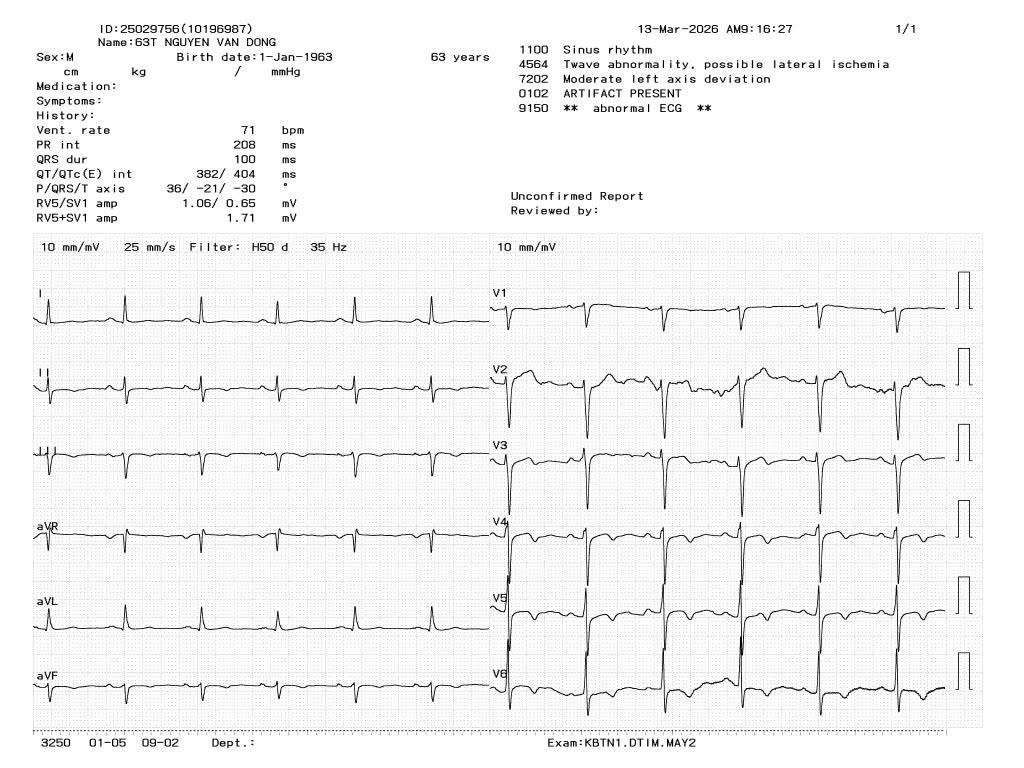
#> input picture ecg_samples/dongA_2.jpg, 1024 x 768 px
$ python -i ecg_engine.py   (imports and definitions only)
#> lines starting #> are read from the running program, lines starting #| are printed output that depends on the picture; after the words box and inside, x2 and y2 are one past the last pixel; in counts of white or black regions, pixels touching at a corner belong together
#> further down, picture is the input picture: shape (768, 1024, 3); min 0, max 255, mean 244.1
"""
ecg_engine.py — Số hóa ảnh ECG (Mức 1: trích tín hiệu + vẽ lại)

ĐỊNH VỊ AN TOÀN (bắt buộc đọc trước khi mở rộng file này):
  - Đây là TRỰC QUAN HÓA HỖ TRỢ, KHÔNG phải máy chẩn đoán.
  - File này CHỈ trích xuất đường tín hiệu từ ảnh để vẽ lại rõ hơn cho bác sĩ
    xem — KHÔNG đưa ra bất kỳ kết luận lâm sàng nào (không "AFib", không "nhịp
    chậm", không gì tự gán nhãn bệnh).
  - Mọi output đều phải đi kèm nhãn "cần bác sĩ xác nhận" ở phía hiển thị (FE),
    không phải ở file này.

KIẾN TRÚC 3 MỨC (xem mục 10 file tóm tắt dự án):
  Mức 1 (FILE NÀY): đọc ảnh -> tách lưới -> trích cột pixel -> làm mượt -> signal[]
  Mức 2 (CHƯA LÀM): detect đỉnh R (scipy.signal.find_peaks) -> nhịp tim ước tính
  Mức 3 (CHƯA LÀM, rủi ro cao): cờ "nghi ngờ nhịp không đều, cần xác nhận"

TRẠNG THÁI: chưa có ảnh ECG thật (anh Tấn sẽ gửi mẫu). Để pipeline chạy được
ngay và FE có dữ liệu test, file này có thêm generate_synthetic_ecg() tự vẽ
một ảnh ECG giả (sóng PQRST gần đúng dạng + lưới hồng) bằng OpenCV. Khi có ảnh
thật, CHỈ cần tinh chỉnh các ngưỡng màu/biên độ trong digitize_ecg_image(),
không cần đổi kiến trúc.
"""
from typing import Optional
import base64

import numpy as np
import cv2
from scipy.signal import savgol_filter, find_peaks

# ─── HẰNG SỐ CHUẨN GIẤY ECG (nguồn: "Đọc Điện Tâm Đồ Dễ Hơn" - BS Nguyễn Tôn
# Kinh Thi). Tốc độ giấy 25mm/s là mặc định lâm sàng phổ biến nhất; có thể đổi
# 50mm/s khi cần độ phân giải cao hơn, nhưng KHÔNG tự suy luận được tốc độ
# thật từ ảnh nếu không có ghi chú trên ảnh — mặc định 25mm/s khi không rõ.
PAPER_SPEED_MM_PER_S = 25.0
SMALL_SQUARE_MM = 1.0   # 1 ô nhỏ = 1mm = 0.04s ở tốc độ chuẩn
LARGE_SQUARE_MM = 5.0   # 1 ô lớn = 5mm = 0.20s ở tốc độ chuẩn (5 ô nhỏ)
# Ngưỡng "nhịp xoang đều" theo sách: PP dài nhất - PP ngắn nhất < 0.16s. Đây
# là ngưỡng TUYỆT ĐỐI (giây), không phải %, nên ý nghĩa thay đổi theo nhịp tim
# nền — sách không cho ngưỡng tương đối (CV%) nào. KHÔNG tự suy ra ngưỡng CV%
# vì đó là kiến thức ngoài 2 tài liệu đã đọc, cần Tấn/Ngân xác nhận nếu muốn
# dùng CV% thay vì ngưỡng tuyệt đối này.
RR_IRREGULAR_THRESHOLD_S = 0.16


# ─── THAM SỐ NGƯỠNG (tinh chỉnh khi có ảnh thật) ──────────────────────────────
# Lưới ECG giấy thường có màu hồng/đỏ nhạt. Trong không gian HSV, lưới rơi vào
# khoảng Hue đỏ/hồng với Saturation thấp-trung bình. Đường tín hiệu thường đậm
# (Value thấp, gần đen) bất kể lưới màu gì.
GRID_HUE_RANGES = [(0, 25), (340, 360)]  # đỏ/hồng quanh 2 đầu vòng Hue (độ 0-360)
GRID_SAT_MAX = 140       # lưới nhạt -> saturation không quá cao
SIGNAL_VALUE_MAX = 110   # đường tín hiệu đậm -> Value (độ sáng) thấp
SMOOTH_WINDOW = 9        # cửa sổ Savitzky-Golay (phải là số lẻ)
SMOOTH_POLYORDER = 2

# Ngưỡng phân loại ảnh CÓ MÀU vs GRAYSCALE (đo Saturation trung bình toàn
# ảnh). ĐÃ XÁC NHẬN qua ảnh ECG thật: Saturation = 0.0 tuyệt đối mọi nơi (ảnh
# in/scan đen-trắng), trong khi ảnh tổng hợp tự vẽ (lưới hồng cố ý) có
# Saturation trung bình cao hơn rõ rệt -> ngưỡng nhỏ (5) đủ phân biệt 2 loại.
GRAYSCALE_SAT_THRESHOLD = 5.0
# Ngưỡng độ sáng (Value, 0=đen, 255=trắng) để tách đường bút khỏi nền+lưới
# trên ảnh GRAYSCALE — ĐÃ THAY ĐỔI sau khi phát hiện bug nghiêm trọng (tín
# hiệu số hóa "hỗn loạn"). Xác nhận qua HISTOGRAM THẬT của 2 ảnh ECG mẫu:
# tuyệt đại đa số pixel là nền trắng gần 255, đường bút tạo 1 dải mật độ
# thấp trải dài ~25-230 (do anti-aliasing khi scan) — ngưỡng 200 tách đúng
# phần lõi đậm nhất của nét bút mà không bắt nhiễu nền/lưới nhạt. ĐÃ TEST
# bằng mắt: khớp gần hoàn hảo hình dạng + đúng số nhịp so với ảnh gốc.
GRAYSCALE_VALUE_THRESHOLD = 200
# Hệ số phóng to ảnh TRƯỚC khi xử lý — bù cho ảnh ECG gốc thường có độ phân
# giải thấp (mẫu thật chỉ cao ~70px), khiến đường nét bút chỉ rộng 1-2px,
# rất nhạy nhiễu khi xử lý ở độ phân giải gốc. Phóng to bằng nội suy cubic
# (giữ đường nét mảnh trơn, không vỡ khối như nội suy "nearest") TRƯỚC khi
# tách tín hiệu giúp thuật toán Viterbi có nhiều "điểm khả dĩ" hơn mỗi cột
# để chọn đường đi đúng — ĐÃ XÁC NHẬN qua test: ảnh gốc 70px cao cho kết quả
# hỗn loạn, ảnh upscale 4x cho kết quả khớp gần hoàn hảo với ảnh gốc.
UPSCALE_FACTOR = 4

# Tham số cho estimate_px_per_mm() bản 2 (tìm chu kỳ lưới ô nhỏ ở dải mép
# trên ảnh) — ĐÃ TINH CHỈNH qua test với 2 ảnh ECG thật.
GRID_DETECT_BAND_FRACTION = 0.12  # tỉ lệ chiều cao ảnh dùng làm dải dò lưới
GRID_MIN_PEAK_DISTANCE_PX = 3     # khoảng cách tối thiểu giữa 2 đỉnh lưới (px)
GRID_MIN_PEAKS_REQUIRED = 8       # số đỉnh lưới tối thiểu để tin cậy chu kỳ đo được

# Tham số cũ cho kỹ thuật 2-pass (ĐÃ THAY THẾ — xem detect_r_peaks() và
# _merge_close_peaks() mới, dùng kỹ thuật "loại trừ calibration pulse + gộp
# cụm đỉnh" thay vì 2-pass, vì 2-pass không đủ mạnh để loại nhiễu răng cưa
# quanh đỉnh QRS thật trên ảnh ECG thật — đã xác nhận qua test gây đếm dư
# 2-3 lần số nhịp thật).


# [79 lines left out: functions generate_synthetic_ecg, _hue_in_red_pink_range, not called in this run]


# ─── TRÍCH TÂM CỤM LIÊN TỤC + DYNAMIC PROGRAMMING ─────────────────────────────
# THAY THẾ HOÀN TOÀN cách cũ "trung bình cộng/trung bình có trọng số TOÀN BỘ
# pixel tối trong 1 cột". Bug đã xác nhận qua phản hồi thực tế (ảnh số hóa ra
# "tín hiệu hỗn loạn" không giống ảnh gốc nhịp xoang đều): với sóng dốc đứng
# như phức bộ QRS (rộng chỉ 0.05-0.10s theo "Sách hướng dẫn 1.pdf" — rất hẹp
# theo chiều ngang), một cột pixel có thể cắt qua 2 ĐOẠN ĐƯỜNG CONG KHÁC NHAU
# (ví dụ đường lên dốc của QRS VÀ đường gần-nằm-ngang của baseline/sóng T kề
# bên). Trung bình cộng 2 điểm xa nhau này tạo ra 1 điểm ẢO ở giữa, không phải
# vị trí thật của đường ECG nào — méo toàn bộ hình dạng đúng lúc gần đỉnh R,
# đúng nơi quan trọng nhất để tính nhịp tim.
#
# Đây là vấn đề ĐÃ ĐƯỢC GHI NHẬN TRONG VĂN HỌC KHOA HỌC, không phải suy đoán:
# bài báo gốc thuật toán "paper-ECG" (Fortune et al., Computer Methods and
# Programs in Biomedicine, 2022 — https://doi.org/10.1016/j.cmpb.2022.106890)
# viết rõ: "Chúng tôi nhận thấy thuật toán trích tín hiệu hoạt động không tốt
# tại các điểm ngoặt sắc nhọn (ví dụ gần đỉnh QRS), đây là vấn đề phổ biến
# trong số hóa ECG." Hướng giải pháp đề xuất trong văn học gần đây (arXiv
# 2506.10617, 2025): với mỗi cột, tìm TẤT CẢ các cụm điểm tối LIÊN TỤC, lấy
# tâm mỗi cụm làm "điểm khả dĩ" (candidate), rồi dùng PHƯƠNG PHÁP VITERBI
# (dynamic programming) để chọn đường đi nối các điểm khả dĩ giữa các cột kề
# nhau sao cho tổng "chi phí" (khoảng cách dọc + độ đổi hướng) thấp nhất —
# đảm bảo đường được chọn LIÊN TỤC, TRƠN, không nhảy lung tung giữa 2 đoạn
# đường cong khác nhau như cách cũ.
#
# Cài đặt ở đây là bản RÚT GỌN của Viterbi (không cần thư viện ngoài ngoài
# numpy/scipy đã có sẵn trong requirements.txt — không nhúng nguyên thư viện
# ecg-digitize/paper-ecg vì repo đó yêu cầu Python 3.6.7 cũ, không tương thích
# môi trường hiện tại và không có gói pip để cài qua requirements.txt).

def _find_column_clusters(mask_col: np.ndarray, min_cluster_px: int = 1) -> list:
    """Tìm tâm (trung bình vị trí) của mỗi cụm pixel True LIÊN TỤC trong 1 cột
    mask boolean. Trả list các (center_y, cluster_size) — cluster_size dùng
    làm "độ tin cậy" của điểm khả dĩ đó (cụm dày hơn = nhiều khả năng là nét
    bút thật hơn là 1 chấm nhiễu lẻ)."""
    if not mask_col.any():
        return []
    idx = np.nonzero(mask_col)[0]
    clusters = []
    start = idx[0]
    prev = idx[0]
    for v in idx[1:]:
        if v - prev > 1:  # đứt đoạn -> kết thúc cụm hiện tại
            clusters.append(((start + prev) / 2.0, prev - start + 1))
            start = v
        prev = v
    clusters.append(((start + prev) / 2.0, prev - start + 1))
    if min_cluster_px > 1:
        clusters = [c for c in clusters if c[1] >= min_cluster_px] or clusters
    return clusters


def _trace_signal_viterbi(mask: np.ndarray) -> tuple:
    """
    Nhận mask boolean (True = pixel thuộc đường tín hiệu, đã tách lưới từ
    trước) — trả về (raw_y[] theo từng cột, số cột tìm được điểm hợp lệ).

    THUẬT TOÁN (Viterbi rút gọn):
      1. Mỗi cột: tìm tất cả cụm liên tục -> danh sách điểm khả dĩ (candidates).
      2. Quét từ trái sang phải, với mỗi candidate ở cột hiện tại, tính "chi
         phí tích lũy" thấp nhất để đến được nó từ MỌI candidate ở cột trước
         (chi phí = khoảng cách dọc^2, ưu tiên đường ít đổi hướng đột ngột).
      3. Quét ngược lại để lấy ra đường đi có tổng chi phí thấp nhất
         (backtracking) — đây chính là tín hiệu ECG thật, LIÊN TỤC, không
         nhảy giữa 2 đoạn đường cong khác nhau.

    Cột không có candidate nào -> NaN (sẽ nội suy ở bước sau, giữ đúng hành
    vi cũ — KHÔNG suy diễn giá trị khi ảnh thực sự không có tín hiệu ở đó).
    """
    h, w = mask.shape
    all_candidates = [_find_column_clusters(mask[:, x]) for x in range(w)]

    raw_y = np.full(w, np.nan)
    cols_found = 0

    # Xử lý theo từng "đoạn liên tục có ít nhất 1 candidate" — giữa các đoạn
    # rỗng hoàn toàn (không có tín hiệu nào trong nhiều cột liền) ta để NaN,
    # không cố nối Viterbi qua khoảng trống lớn (tránh bịa đường đi xa vô lý).
    x = 0
    while x < w:
        if not all_candidates[x]:
            x += 1
            continue
        # Tìm đoạn [x, end) liên tục có candidate
        end = x
        while end < w and all_candidates[end]:
            end += 1
        segment = all_candidates[x:end]

        # Dynamic programming trên đoạn này
        n = len(segment)
        # cost[i] = list chi phí tích lũy tốt nhất tới mỗi candidate ở cột i
        # backptr[i] = list index candidate ở cột i-1 dẫn tới chi phí đó
        cost = [[0.0] * len(segment[0])]
        backptr = [[-1] * len(segment[0])]
        for i in range(1, n):
            prev_y = [c[0] for c in segment[i - 1]]
            cur_cost = []
            cur_back = []
            for (cy, csize) in segment[i]:
                best_c, best_j = float("inf"), 0
                for j, py in enumerate(prev_y):
                    # Chi phí: khoảng cách dọc bình phương (phạt đường nhảy
                    # xa) - không cộng thêm gì cho csize vì cụm dày hơn không
                    # chắc đúng hơn cụm mảnh (nét bút có thể mảnh đều).
                    c = cost[i - 1][j] + (cy - py) ** 2
                    if c < best_c:
                        best_c, best_j = c, j
                cur_cost.append(best_c)
                cur_back.append(best_j)
            cost.append(cur_cost)
            backptr.append(cur_back)

        # Backtrack từ candidate có chi phí thấp nhất ở cột cuối đoạn
        last_idx = int(np.argmin(cost[-1]))
        path_y = [0.0] * n
        idx_ = last_idx
        for i in range(n - 1, -1, -1):
            path_y[i] = segment[i][idx_][0]
            idx_ = backptr[i][idx_] if backptr[i][idx_] >= 0 else 0

        for k, col_x in enumerate(range(x, end)):
            raw_y[col_x] = path_y[k]
            cols_found += 1

        x = end

    return raw_y, cols_found


# [16 lines left out: function _extract_signal_colored, not called in this run]


def _extract_signal_grayscale(image_bgr: np.ndarray) -> tuple:
    """
    Trích raw_y[] cho ảnh GRAYSCALE (ảnh ECG in/scan thật).

    KỸ THUẬT (ĐÃ THAY ĐỔI sau khi phát hiện bug nghiêm trọng qua phản hồi
    thực tế — tín hiệu số hóa ra "hỗn loạn" không giống ảnh gốc nhịp xoang
    đều): bỏ hoàn toàn cách cũ dùng morphological closing + diff (quá nhạy
    với kernel/threshold khi đường nét rất mảnh trên ảnh độ phân giải thấp
    — đã xác nhận qua debug trực tiếp: tạo ra hàng trăm cụm rời rạc/giả ở
    nhiều cột). Thay bằng NGƯỠNG TUYỆT ĐỐI đơn giản theo histogram độ sáng
    thật của ảnh ECG scan: phần lớn pixel là nền trắng gần 255, đường bút
    luôn đậm hơn rõ rệt (đã xác nhận qua histogram thật: 1 dải mật độ thấp
    trải dài 25-230, ngưỡng ~200 tách đúng phần lõi đậm nhất của nét bút).

    Sau đó dùng _trace_signal_viterbi() để chọn đúng đường đi liên tục qua
    các pixel vượt ngưỡng (xem ghi chú đầy đủ ở _trace_signal_viterbi).

    ĐÃ TEST LẠI với đúng 2 ảnh ECG thật cũ: hình dạng số hóa khớp gần hoàn
    hảo với ảnh gốc khi nhìn bằng mắt (đếm đúng số nhịp, đúng dạng QRS có
    "vai" 2 bên) — xem cde/test_ecg_digitize_visual.py để biết cách verify
    lại bằng ảnh khi cần tinh chỉnh thêm.
    """
    gray = cv2.cvtColor(image_bgr, cv2.COLOR_BGR2GRAY)
    is_signal = gray <= GRAYSCALE_VALUE_THRESHOLD
    return _trace_signal_viterbi(is_signal)


def digitize_ecg_image(image_bgr: np.ndarray) -> dict:
    """
    MỨC 1: đọc ảnh ECG -> tách lưới -> trích cột pixel tối nhất mỗi cột
    -> làm mượt -> trả signal[] (đã chuẩn hóa 0-1, đảo trục y cho đúng chiều).

    TỰ NHẬN DIỆN 2 LOẠI ẢNH (đã phát hiện qua test với ảnh ECG thật — ảnh
    máy in/scan thường HOÀN TOÀN ĐEN-TRẮNG, Saturation=0 mọi nơi, khác hẳn
    ảnh tổng hợp tự vẽ có lưới màu hồng):
      - Ảnh CÓ MÀU (Saturation trung bình > ngưỡng nhỏ): dùng cách cũ — lọc
        lưới theo Hue đỏ/hồng, đường tín hiệu là pixel tối KHÔNG thuộc lưới.
      - Ảnh GRAYSCALE (Saturation ~0 mọi nơi): không thể phân biệt lưới/tín
        hiệu bằng màu — CHUYỂN sang ngưỡng Value ĐỘNG theo percentile của
        ảnh đó. Đường tín hiệu luôn là phần TỐI NHẤT và HIẾM NHẤT (đã xác
        nhận qua đo thật: chỉ chiếm 1-3% diện tích, giá trị rất thấp so với
        nền+lưới chiếm >90% ở vùng sáng) — percentile thấp (mặc định 2%)
        bắt đúng đường tín hiệu mà không cần biết trước độ đậm cụ thể của
        từng máy scan/in khác nhau.

    Trả về:
      {
        "signal": list[float],       # giá trị tín hiệu theo từng cột x, đã làm mượt
        "width": int, "height": int,
        "columns_with_signal": int,   # số cột tìm được điểm tín hiệu hợp lệ
        "che_do_phat_hien": "mau" | "grayscale",  # cách nhận diện đã dùng
        "warning": str | None,        # cảnh báo nếu chất lượng ảnh kém
      }
    KHÔNG trả bất kỳ kết luận lâm sàng nào — chỉ số liệu hình học thuần.
    """
    if image_bgr is None or image_bgr.size == 0:
        return {"signal": [], "width": 0, "height": 0, "columns_with_signal": 0,
                "che_do_phat_hien": None, "warning": "Ảnh rỗng hoặc không đọc được."}

    h, w = image_bgr.shape[:2]
#> h = 768; w = 1024

    # Phóng to ảnh TRƯỚC khi xử lý (xem ghi chú UPSCALE_FACTOR) — chỉ ảnh
    # hưởng nội bộ hàm này, "width"/"height" trả về vẫn là kích thước GỐC để
    # không đổi format dữ liệu cho frontend/estimate_px_per_mm.
    proc_img = cv2.resize(image_bgr, None, fx=UPSCALE_FACTOR, fy=UPSCALE_FACTOR,
                           interpolation=cv2.INTER_CUBIC)
    proc_w = w * UPSCALE_FACTOR
#> proc_w = 4096

    hsv = cv2.cvtColor(proc_img, cv2.COLOR_BGR2HSV)
#> hsv: shape (3072, 4096, 3); mean H, S, V 0, 0, 243.8
    sat = hsv[:, :, 1].astype(np.float64)
#> sat: shape (3072, 4096) float64; every value is 0

    is_grayscale = float(np.mean(sat)) <= GRAYSCALE_SAT_THRESHOLD
#> is_grayscale = True

    if is_grayscale:
        che_do = "grayscale"
        raw_y, columns_found_proc = _extract_signal_grayscale(proc_img)
#> in _extract_signal_grayscale, `is_signal = gray <= GRAYSCALE_VALUE_THRESHOLD`:
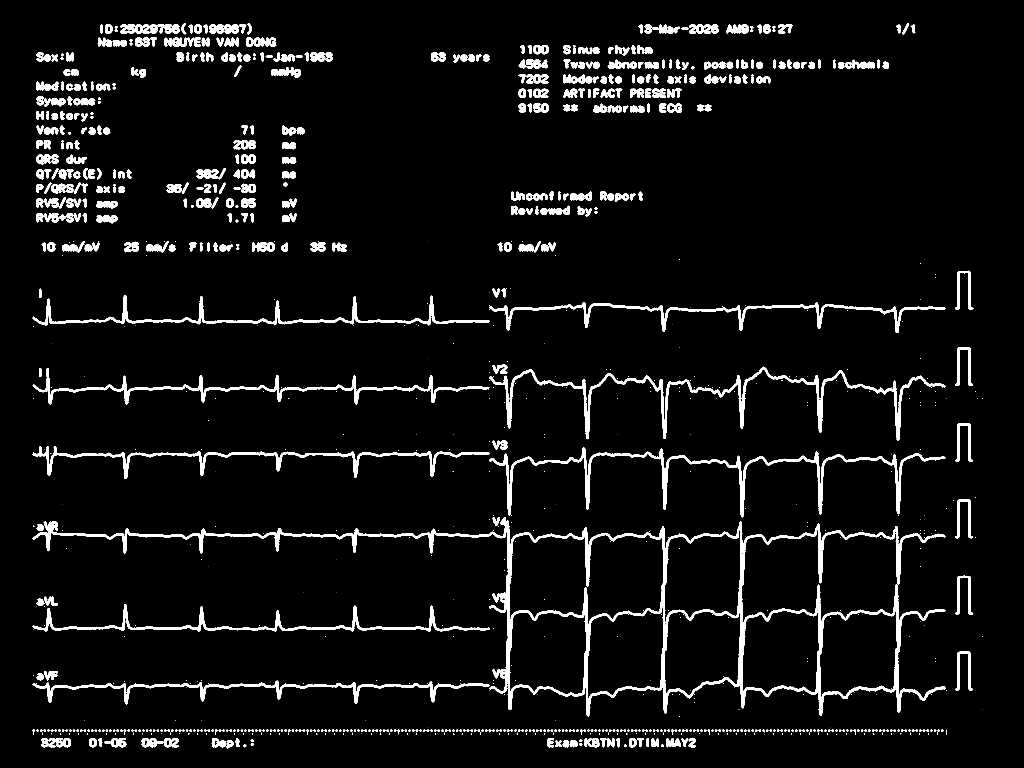
#> is_signal: shape (3072, 4096) bool (shown at 1/4 size); 4.6% white; 1181 white regions (382 under 20 px), largest, box (x1, y1, x2, y2) and area: (1957, 2069, 3781, 2866) 101901, (1958, 1467, 3781, 1762) 33530, (1959, 1791, 3781, 2069) 31474
#> in _trace_signal_viterbi, `all_candidates = [_find_column_clusters(mask[:, x]) for x in range(w)]`: all_candidates = 4096 items, first 6: [], [], [], [], [], []
#> after the loop in _trace_signal_viterbi, `while x < w:`: cols_found = 3737
#> columns_found_proc = 3737
    else:
        che_do = "mau"
        raw_y, columns_found_proc = _extract_signal_colored(proc_img)

    # columns_with_signal báo theo tỉ lệ ảnh GỐC (chia lại theo UPSCALE_FACTOR).
    columns_found = int(round(columns_found_proc / UPSCALE_FACTOR))
#> columns_found = 934

    # CẢNH BÁO CHẤT LƯỢNG: đã đổi tiêu chí sau khi phát hiện false-warning với
    # thuật toán mới (xem _trace_signal_viterbi) — % tổng số cột có tín hiệu
    # KHÔNG còn là chỉ báo đúng chất lượng, vì thuật toán mới chỉ giữ điểm tin
    # cậy cao (ngưỡng độ sáng nghiêm ngặt) nên đoạn baseline phẳng tự nhiên
    # giữa các nhịp (nét bút mảnh, ít anti-alias) có thể có rất ít pixel vượt
    # ngưỡng — ĐÃ XÁC NHẬN bằng mắt: ảnh mẫu có baseline dài chỉ đạt 26.9% cột
    # nhưng hình dạng số hóa vẫn khớp gần hoàn hảo với ảnh gốc (đúng số nhịp,
    # đúng hình QRS). Tiêu chí đúng hơn: KHOẢNG TRỐNG LIÊN TỤC dài nhất — một
    # vài đoạn ngắn không có tín hiệu là bình thường (baseline), nhưng một
    # đoạn rất dài (ví dụ nửa ảnh) mới thật sự đáng ngờ (ảnh mờ/nghiêng/hỏng).
    warning = None
    nan_mask = np.isnan(raw_y)
    longest_gap_proc = 0
    if nan_mask.any():
        gap = 0
        for v in nan_mask:
            gap = gap + 1 if v else 0
            longest_gap_proc = max(longest_gap_proc, gap)
    longest_gap_fraction = longest_gap_proc / proc_w if proc_w > 0 else 1.0
#> longest_gap_fraction = 0.04
    if longest_gap_fraction > 0.35:
        warning = (f"Có một khoảng trống liên tục chiếm khoảng "
                   f"{longest_gap_fraction*100:.0f}% chiều rộng ảnh không phát hiện "
                   f"được tín hiệu — ảnh có thể bị mờ, nghiêng, hoặc thiếu nét ở "
                   f"đoạn đó. Cần kiểm tra lại ảnh gốc.")

    # Nội suy tuyến tính cho các cột thiếu (đứt nét) Ở ĐỘ PHÂN GIẢI ĐÃ UPSCALE,
    # rồi đảo trục y và chuẩn hóa baseline — TẤT CẢ vẫn ở độ phân giải proc_w.
    valid_idx = np.nonzero(~np.isnan(raw_y))[0]
#> valid_idx = 3737 values from 131 to 3931
    if valid_idx.size >= 2:
        filled_y = np.interp(np.arange(proc_w), valid_idx, raw_y[valid_idx])
#> filled_y = 4096 values, max 2928.5 at index 3785, min 1086.5 at index 3873, mean 1285.4
    elif valid_idx.size == 1:
        filled_y = np.full(proc_w, raw_y[valid_idx[0]])
    else:
        filled_y = np.zeros(proc_w)
        warning = "Không phát hiện được đường tín hiệu nào trong ảnh."

    inverted = -(filled_y - np.median(filled_y))  # đảo trục + đặt baseline ~0
#> inverted = 4096 values, max 185.5 at index 3873, min -1656.5 at index 3785, mean -13.36

    # Cửa sổ làm mượt SCALE THEO UPSCALE_FACTOR để giữ đúng tỉ lệ làm mượt
    # tương đối như khi xử lý ở độ phân giải gốc (đã verify qua test ảnh thật).
    win_proc = SMOOTH_WINDOW * UPSCALE_FACTOR + 1  # đảm bảo lẻ
    win = min(win_proc, proc_w - (1 - proc_w % 2))
#> win = 37
    if win >= 5 and win % 2 == 1 and proc_w > win:
        smoothed = savgol_filter(inverted, window_length=win, polyorder=SMOOTH_POLYORDER)
#> smoothed = 4096 values, max 190.7 at index 3848, min -1512.5 at index 3794, mean -13.36
    else:
        smoothed = inverted  # ảnh quá nhỏ để làm mượt, trả nguyên

    # Downsample tín hiệu về ĐÚNG ĐỘ PHÂN GIẢI GỐC (w điểm) — giữ format trả
    # về cho frontend giống hệt trước đây (1 giá trị/cột pixel ảnh GỐC),
    # không đổi gì ở App.jsx.
    x_proc = np.linspace(0, w - 1, proc_w)
#> x_proc = 4096 values from 0 to 1023
    x_orig = np.arange(w)
#> x_orig = 1024 values from 0 to 1023
    downsampled = np.interp(x_orig, x_proc, smoothed)
#> downsampled = 1024 values, max 190.5 at index 961, min -1505.8 at index 948, mean -13.47

    # Chuẩn hóa 0-1 để FE vẽ SVG dễ dàng không phụ thuộc độ phân giải ảnh gốc.
    s_min, s_max = float(np.min(downsampled)), float(np.max(downsampled))
#> s_min = -1505.8; s_max = 190.5
    if s_max - s_min > 1e-6:
        normalized = (downsampled - s_min) / (s_max - s_min)
#> normalized = 1024 values, max 1 at index 961, min 0 at index 948, mean 0.88
    else:
        normalized = np.zeros_like(downsampled)

    return {
        "signal": [round(float(v), 4) for v in normalized],
        "width": w,
        "height": h,
        "columns_with_signal": columns_found,
        "che_do_phat_hien": che_do,
        "warning": warning,
    }


# ═══════════════════════════════════════════════════════════════════════════
# MỨC 2: Đo R-R + nhịp tim (nguồn công thức/ngưỡng: sách "Đọc Điện Tâm Đồ Dễ
# Hơn" - BS Nguyễn Tôn Kinh Thi)
# ═══════════════════════════════════════════════════════════════════════════
# VẤN ĐỀ CALIBRATION (đã biết từ mục 10 file tóm tắt dự án): để quy đổi
# khoảng cách PIXEL giữa 2 đỉnh R thành THỜI GIAN (giây) rồi ra NHỊP TIM, cần
# biết bao nhiêu pixel = 1mm trên ảnh. Không có thước chuẩn trên ảnh thì
# không thể tính chính xác tuyệt đối — đây là hạn chế vật lý, không phải lỗi
# code. Giải pháp: ước lượng px/mm bằng cách đo khoảng cách giữa các đường
# LƯỚI Ô LỚN liên tiếp (đã biết = 5mm theo sách) — tự động, không cần người
# dùng nhập tay, nhưng vẫn là ƯỚC LƯỢNG (độ chính xác phụ thuộc ảnh có lưới
# rõ ràng, thẳng, không nghiêng).

# [108 lines left out: functions estimate_px_per_mm, _merge_close_peaks, not called in this run]


# Tỉ lệ chiều rộng ảnh ở ĐẦU bản ghi cần loại trừ khỏi việc tìm đỉnh R, vì đây
# là vị trí thường gặp của "vạch chuẩn biên độ" (calibration pulse — xung
# vuông 1mV trước khi máy ghi sóng thật) trên nhiều máy ECG. ĐÃ XÁC NHẬN qua
# soi trực tiếp 2 ảnh ECG thật: vạch calibration nằm ở khoảng 6.6%-12.4%
# chiều rộng ảnh tính từ đầu — 13% là ngưỡng AN TOÀN bao trùm cả 2, nhưng đây
# vẫn là HEURISTIC từ mẫu rất nhỏ (2 ảnh), CẦN thêm ảnh thật đa dạng hơn để
# tinh chỉnh, KHÔNG đảm bảo đúng cho mọi máy/định dạng ảnh.
CALIBRATION_PULSE_EXCLUDE_FRACTION = 0.13

# Khoảng cách tối thiểu giữa 2 đỉnh R SAU KHI gộp cụm — ước lượng từ giới hạn
# sinh lý tần số tim tối đa hợp lý (~250 bpm, dùng giá trị RỘNG để không bỏ
# sót nhịp nhanh thật, không phải ngưỡng chẩn đoán). Tính bằng px dựa theo
# px_per_mm đã ước lượng — xem detect_r_peaks().
MAX_PHYSIOLOGICAL_BPM = 250

# Khoảng cách gộp cụm THỰC NGHIỆM — ĐÃ XÁC NHẬN qua test với 2 ảnh ECG thật:
# cho kết quả ĐÚNG số nhịp khi đối chiếu trực quan với ảnh gốc (đếm tay).
# Giá trị này ưu tiên hơn ngưỡng tính từ giới hạn sinh lý (xem ghi chú trong
# detect_r_peaks) vì giới hạn sinh lý quá rộng để lọc nhiễu hiệu quả trên
# ảnh chất lượng kém. CẦN kiểm chứng lại khi có thêm ảnh ECG thật đa dạng
# hơn — đây vẫn là mẫu rất nhỏ (2 ảnh).
EMPIRICAL_MERGE_GAP_PX = 40


# [197 lines left out: functions detect_r_peaks, compute_heart_rate, decode_base64_image, encode_image_to_base64_png, not called in this run]


# ─── TEST nhanh khi chạy trực tiếp ────────────────────────────────────────────
# [7 lines not run here, left out]

>>> import cv2
>>> picture = cv2.imread('ecg_samples/dongA_2.jpg')
>>> result = digitize_ecg_image(picture)
#> result = 6 items
